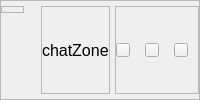
     <widget class="QFrame" name="titleBar">
      <property name="font">
       <font>
        <pointsize>3</pointsize>
       </font>
      </property>
      <property name="frameShape">
       <enum>QFrame::StyledPanel</enum>
      </property>
      <property name="frameShadow">
       <enum>QFrame::Raised</enum>
      </property>
      <layout class="QHBoxLayout" name="horizontalLayout">
       <property name="spacing">
        <number>5</number>
       </property>
       <property name="leftMargin">
        <number>0</number>
       </property>
       <property name="topMargin">
        <number>5</number>
       </property>
       <property name="rightMargin">
        <number>0</number>
       </property>
       <property name="bottomMargin">
        <number>5</number>
       </property>
       <item alignment="Qt::AlignLeft|Qt::AlignTop">
        <widget class="QFrame" name="backBouttonFrame">
         <property name="frameShape">
          <enum>QFrame::StyledPanel</enum>
         </property>
         <property name="frameShadow">
          <enum>QFrame::Raised</enum>
         </property>
         <layout class="QHBoxLayout" name="horizontalLayout_4">
          <property name="spacing">
           <number>0</number>
          </property>
          <property name="leftMargin">
           <number>10</number>
          </property>
          <property name="topMargin">
           <number>0</number>
          </property>
          <property name="rightMargin">
           <number>0</number>
          </property>
          <property name="bottomMargin">
           <number>0</number>
          </property>
          <item>
           <widget class="QPushButton" name="leftBtn">
            <property name="maximumSize">
             <size>
              <width>19</width>
              <height>30</height>
             </size>
            </property>
            <property name="styleSheet">
             <string notr="true">border: none;
</string>
            </property>
            <property name="text">
             <string/>
            </property>
            <property name="icon">
             <iconset resource="resourcesSignUp.qrc">
              <normaloff>:/icons/Icons/left.png</normaloff>:/icons/Icons/left.png</iconset>
            </property>
            <property name="iconSize">
             <size>
              <width>25</width>
              <height>25</height>
             </size>
            </property>
            <property name="flat">
             <bool>true</bool>
            </property>
           </widget>
          </item>
         </layout>
        </widget>
       </item>
       <item alignment="Qt::AlignHCenter">
        <widget class="QFrame" name="mainWindowTitle">
         <property name="sizePolicy">
          <sizepolicy hsizetype="Expanding" vsizetype="Preferred">
           <horstretch>0</horstretch>
           <verstretch>0</verstretch>
          </sizepolicy>
         </property>
         <property name="frameShape">
          <enum>QFrame::StyledPanel</enum>
         </property>
         <property name="frameShadow">
          <enum>QFrame::Raised</enum>
         </property>
         <layout class="QVBoxLayout" name="verticalLayout_2">
          <property name="spacing">
           <number>7</number>
          </property>
          <property name="leftMargin">
           <number>0</number>
          </property>
          <property name="topMargin">
           <number>0</number>
          </property>
          <property name="rightMargin">
           <number>0</number>
          </property>
          <property name="bottomMargin">
           <number>0</number>
          </property>
          <item alignment="Qt::AlignHCenter">
           <widget class="QLabel" name="appName">
            <property name="font">
             <font>
              <pointsize>12</pointsize>
              <weight>50</weight>
              <bold>false</bold>
             </font>
            </property>
            <property name="toolTip">
             <string>App Name</string>
            </property>
            <property name="styleSheet">
             <string notr="true"/>
            </property>
            <property name="text">
             <string>chatZone</string>
            </property>
           </widget>
          </item>
         </layout>
        </widget>
       </item>
       <item alignment="Qt::AlignRight">
        <widget class="QFrame" name="controls">
         <property name="frameShape">
          <enum>QFrame::StyledPanel</enum>
         </property>
         <property name="frameShadow">
          <enum>QFrame::Raised</enum>
         </property>
         <layout class="QHBoxLayout" name="horizontalLayout_2">
          <property name="spacing">
           <number>15</number>
          </property>
          <property name="leftMargin">
           <number>0</number>
          </property>
          <property name="topMargin">
           <number>0</number>
          </property>
          <property name="rightMargin">
           <number>10</number>
          </property>
          <property name="bottomMargin">
           <number>0</number>
          </property>
          <item>
           <widget class="QPushButton" name="minimize">
            <property name="minimumSize">
             <size>
              <width>14</width>
              <height>14</height>
             </size>
            </property>
            <property name="maximumSize">
             <size>
              <width>14</width>
              <height>14</height>
             </size>
            </property>
            <property name="toolTip">
             <string>Minimize</string>
            </property>
            <property name="text">
             <string/>
            </property>
           </widget>
          </item>
          <item>
           <widget class="QPushButton" name="restore">
            <property name="minimumSize">
             <size>
              <width>14</width>
              <height>14</height>
             </size>
            </property>
            <property name="maximumSize">
             <size>
              <width>14</width>
              <height>14</height>
             </size>
            </property>
            <property name="toolTip">
             <string>Restore</string>
            </property>
            <property name="text">
             <string/>
            </property>
           </widget>
          </item>
          <item>
           <widget class="QPushButton" name="close">
            <property name="minimumSize">
             <size>
              <width>14</width>
              <height>14</height>
             </size>
            </property>
            <property name="maximumSize">
             <size>
              <width>14</width>
              <height>14</height>
             </size>
            </property>
            <property name="toolTip">
             <string>Close</string>
            </property>
            <property name="text">
             <string/>
            </property>
            <property name="iconSize">
             <size>
              <width>20</width>
              <height>20</height>
             </size>
            </property>
           </widget>
          </item>
         </layout>
        </widget>
       </item>
      </layout>
     </widget>
